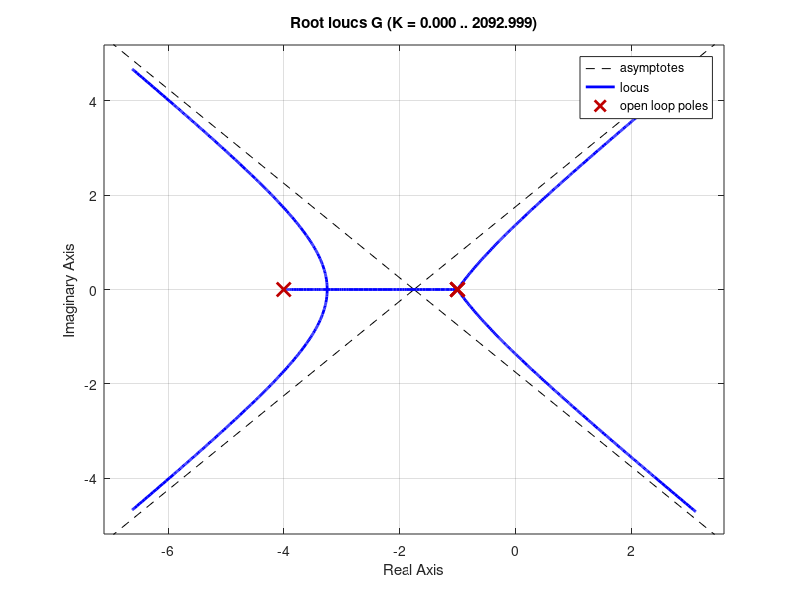

Recreate this plot in MATLAB.
clear all
close all
clc

s = tf('s');

%% Sistema de malha aberta
%Letra a) G =1*(((s+2)*(s+6))/(s^2+8*s+25));
%Letra b) G =1*(((s^2+4))/(s^2+1));
%Letra c) G =1*(((s^2+1))/(s^2));
%Letra d) 
G =(1/(((s+1)^3)*(s+4)));

% Deseja-se
%mp = 0.707;
%csi = -log(mp)/sqrt(pi^2+log(mp)^2)
csi=0.824620157442;

% Lugar das raizes
figure, rlocus(G), 
%sgrid(csi,0)